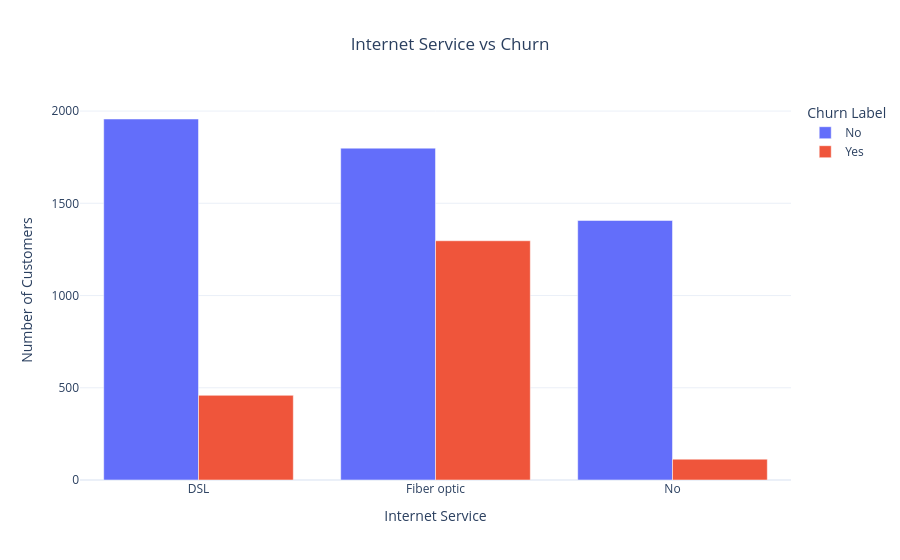

Here is the notebook cell this chart was saved with:
### Markdown cell above
### Internet Service vs Churn

### Code cell
internet_churn = df.groupby(['Internet Service', 'Churn Label']).size().reset_index(name='Count')

fig = px.bar(internet_churn, x='Internet Service', y='Count', color='Churn Label', barmode='group',
             title='Internet Service vs Churn',
             color_discrete_map={'Yes':'#ef553b', 'No':'#636efa'},
             labels={'Count': 'Number of Customers'})
             
fig.update_layout(title_x=0.5, template='plotly_white')
fig.show()

fig.write_image('../images/internet_service_vs_churn.png', scale=2)

### Figure 1 — Plotly figure (JSON) as saved in the notebook; plotly's stock layout.template omitted (floating-point values rounded to 4 significant figures)
{"data": [{"alignmentgroup": "True", "hovertemplate": "Churn Label=No<br>Internet Service=%{x}<br>Number of Customers=%{y}<extra></extra>", "legendgroup": "No", "marker": {"color": "#636efa", "pattern": {"shape": ""}}, "name": "No", "offsetgroup": "No", "orientation": "v", "showlegend": true, "textposition": "auto", "type": "bar", "x": ["DSL", "Fiber optic", "No"], "xaxis": "x", "y": [1957, 1799, 1407], "yaxis": "y"}, {"alignmentgroup": "True", "hovertemplate": "Churn Label=Yes<br>Internet Service=%{x}<br>Number of Customers=%{y}<extra></extra>", "legendgroup": "Yes", "marker": {"color": "#ef553b", "pattern": {"shape": ""}}, "name": "Yes", "offsetgroup": "Yes", "orientation": "v", "showlegend": true, "textposition": "auto", "type": "bar", "x": ["DSL", "Fiber optic", "No"], "xaxis": "x", "y": [459, 1297, 113], "yaxis": "y"}], "layout": {"barmode": "group", "legend": {"title": {"text": "Churn Label"}, "tracegroupgap": 0}, "title": {"text": "Internet Service vs Churn", "x": 0.5}, "xaxis": {"anchor": "y", "domain": [0.0, 1.0], "title": {"text": "Internet Service"}}, "yaxis": {"anchor": "x", "domain": [0.0, 1.0], "title": {"text": "Number of Customers"}}}}
